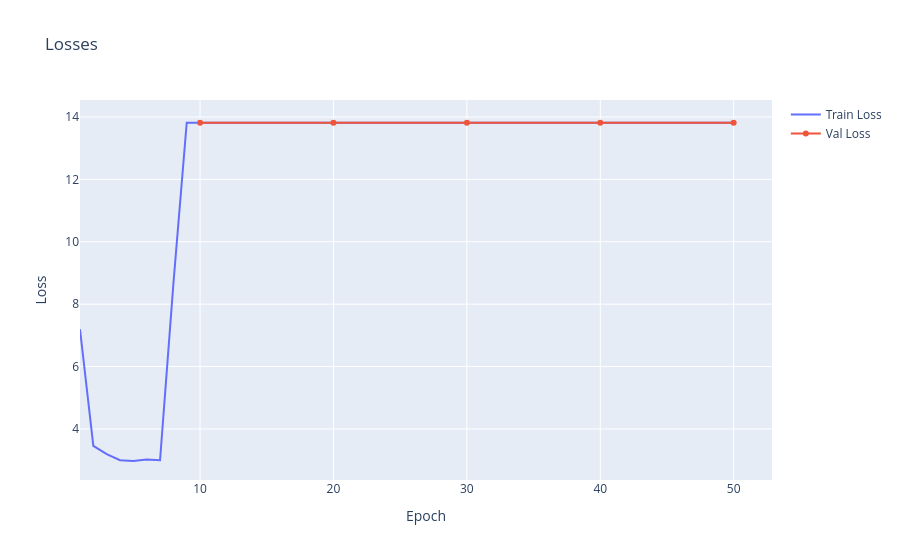

Notebook code for this chart:
### Code cell
# create model - currently 5 for heteroscedastic variance
model = FramePredictorSimple(5)

# set up optimizer
optimizer = torch.optim.Adam(model.parameters(), lr=1e-3)

# training params
num_epochs = 50
val_every = 10

device = "cuda:0"
model.to(device)

total_losses = []
total_val_losses = []

min_val_loss = float("inf")

# basic training loop
for epoch in range(num_epochs):
    # train step
    model.train()
    epoch_loss = []
    for i, batch in enumerate(train_loader):
        batch = batch.to(device)
        optimizer.zero_grad()
        pred = model(batch)
        #print(i, pred.shape, batch.ptr)

        loss = loss_fn(batch, pred)
        loss.backward()
        optimizer.step()

        epoch_loss.append(loss.item())
    epoch_loss = np.mean(epoch_loss)
    total_losses.append(epoch_loss)

    # val step
    if (epoch + 1) % val_every == 0:
        model.eval()
        val_loss = []
        with torch.no_grad():
            for i, batch in enumerate(val_loader):
                batch = batch.to(device)
                pred = model(batch)

                loss = loss_fn(batch, pred)
                val_loss.append(loss.item())
        val_loss = np.mean(val_loss)
        total_val_losses.append(val_loss)

    # logging
    if (epoch + 1) % val_every == 0:
        print(f"Epoch {epoch}, Train Loss: {epoch_loss}, Val Loss: {val_loss}")

        # visualize some predictions if val loss is low
        val_fig = make_subplots(rows=2, cols=3, 
                                specs=[[{"type": "scatter3d"}, {"type": "scatter3d"}, {"type": "scatter3d"}], 
                                       [{"type": "scatter3d"}, {"type": "scatter3d"}, {"type": "scatter3d"}]],
        )

        # visualize train
        for i in range(3):
            vis_batch = tgd.Batch.from_data_list([train_dataset[i]]).to(device)
            with torch.no_grad():
                pred = model(vis_batch)
            target = vis_batch.y.cpu().numpy()[0]
            pc_anchor = vis_batch.pos.cpu().numpy()
            means = pred["means"].cpu().numpy()
            val_fig.add_trace(
                go.Scatter3d(
                    mode="markers",
                    marker=dict(size=2, color="blue"),
                    x=pc_anchor[:, 0],
                    y=pc_anchor[:, 1],
                    z=pc_anchor[:, 2],
                ), row=1, col=i + 1
            )
            val_fig.add_trace(
                go.Scatter3d(
                    mode="markers",
                    marker=dict(size=2, color="red"),
                    x=means[:, 0],
                    y=means[:, 1],
                    z=means[:, 2],
                ), row=1, col=i + 1
            )
            val_fig.add_trace(
                go.Scatter3d(
                    mode="markers",
                    marker=dict(size=5, color="green"),
                    x=[target[0]],
                    y=[target[1]],
                    z=[target[2]],
                ), row=1, col=i + 1
            )
            # val_fig.add_traces(viz_traces(vis_batch, pred), rows=1, cols=i + 1)
        
        # visualize val
        for i in range(3):
            vis_batch = tgd.Batch.from_data_list([val_dataset[i]]).to(device)
            with torch.no_grad():
                pred = model(vis_batch)
            pc_anchor = vis_batch.pos.cpu().numpy()
            means = pred["means"].cpu().numpy()
            val_fig.add_trace(
                go.Scatter3d(
                    mode="markers",
                    marker=dict(size=2, color="blue"),
                    x=pc_anchor[:, 0],
                    y=pc_anchor[:, 1],
                    z=pc_anchor[:, 2],
                ), row=2, col=i + 1
            )
            val_fig.add_trace(
                go.Scatter3d(
                    mode="markers",
                    marker=dict(size=2, color="red"),
                    x=means[:, 0],
                    y=means[:, 1],
                    z=means[:, 2],
                ), row=2, col=i + 1
            )
            val_fig.add_trace(
                go.Scatter3d(
                    mode="markers",
                    marker=dict(size=5, color="green"),
                    x=[target[0]],
                    y=[target[1]],
                    z=[target[2]],
                ), row=2, col=i + 1
            )
            # val_fig.add_traces(viz_traces(vis_batch, pred), rows=2, cols=i + 1)

        # visualize predictions
        val_fig.update_layout(title_text=f"Epoch {epoch}, Train Loss: {epoch_loss} Val Loss: {val_loss}")
        val_fig.show(renderer="browser")
    else:
        print(f"Epoch {epoch}, Train Loss: {epoch_loss}")


# After training, plot the losses
fig = go.Figure()
fig.add_trace(go.Scatter(x=np.arange(1, len(total_losses) + 1), y=total_losses, name="Train Loss"))
fig.add_trace(go.Scatter(x=np.arange(val_every, (len(total_val_losses) + 1) * val_every, val_every), y=total_val_losses, name="Val Loss"))
fig.update_layout(title="Losses", xaxis_title="Epoch", yaxis_title="Loss")
fig.show()

### Figure 1 — Plotly figure (JSON) as saved in the notebook; plotly's stock layout.template omitted (floating-point values rounded to 4 significant figures)
{"data": [{"name": "Train Loss", "type": "scatter", "x": [1, 2, 3, 4, 5, 6, 7, 8, 9, 10, 11, 12, 13, 14, 15, 16, 17, 18, 19, 20, 21, 22, 23, 24, 25, 26, 27, 28, 29, 30, 31, 32, 33, 34, 35, 36, 37, 38, 39, 40, 41, 42, 43, 44, 45, 46, 47, 48, 49, 50], "y": [7.194, 3.457, 3.191, 2.997, 2.973, 3.021, 2.996, 8.65, 13.82, 13.82, 13.82, 13.82, 13.82, 13.82, 13.82, 13.82, 13.82, 13.82, 13.82, 13.82, 13.82, 13.82, 13.82, 13.82, 13.82, 13.82, 13.82, 13.82, 13.82, 13.82, 13.82, 13.82, 13.82, 13.82, 13.82, 13.82, 13.82, 13.82, 13.82, 13.82, 13.82, 13.82, 13.82, 13.82, 13.82, 13.82, 13.82, 13.82, 13.82, 13.82]}, {"name": "Val Loss", "type": "scatter", "x": [10, 20, 30, 40, 50], "y": [13.82, 13.82, 13.82, 13.82, 13.82]}], "layout": {"title": {"text": "Losses"}, "xaxis": {"title": {"text": "Epoch"}}, "yaxis": {"title": {"text": "Loss"}}}}
